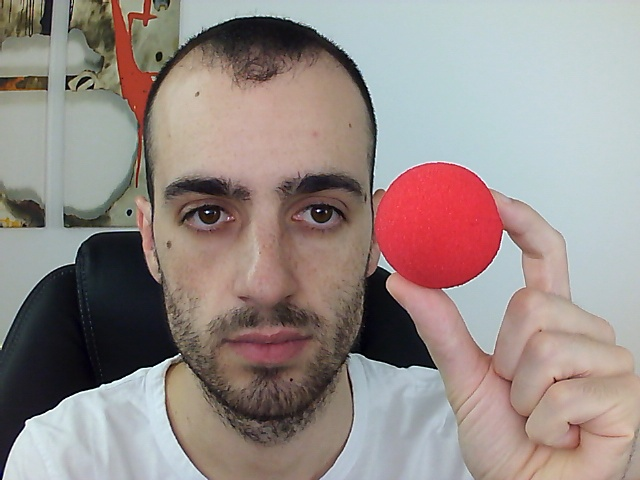
#> input picture course_object_detection/module-1/9-hsv-detect-colorspace/red_ball.jpg, 640 x 480 px
$ python 'detect single color objects from an image.py'
#> lines starting #> are read from the running program, lines starting #| are printed output that depends on the picture; after the words box and inside, x2 and y2 are one past the last pixel; in counts of white or black regions, pixels touching at a corner belong together
import cv2
import numpy as np

# Load image
img = cv2.imread("red_ball.jpg")
#> img is the input picture: shape (480, 640, 3); mean B, G, R 136.1, 139.9, 151.6

# Convert image to HSV
hsv_img = cv2.cvtColor(img, cv2.COLOR_BGR2HSV)
#> hsv_img: shape (480, 640, 3); mean H, S, V 63.5, 53.8, 159.1

# Create mask for red color
low_red = np.array([148, 81, 0])
high_red = np.array([179, 255, 255])
mask = cv2.inRange(hsv_img, low_red, high_red)
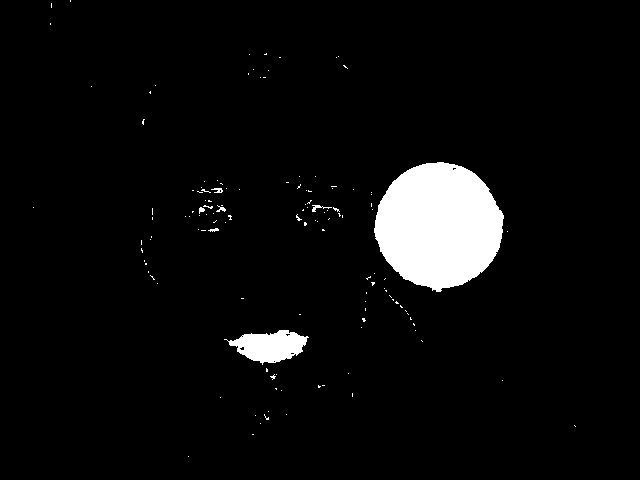
#> mask: shape (480, 640); 4.9% white; 132 white regions (125 under 20 px)

# Find Contours
contours, _ = cv2.findContours(mask, cv2.RETR_TREE, cv2.CHAIN_APPROX_SIMPLE)
#> contours = 139 contours, 135 with area under 20; largest, box (x1, y1, x2, y2) and area: (374, 162, 504, 292) 12389, (224, 330, 309, 365) 1658, (312, 205, 332, 212) 22, (211, 188, 223, 193) 21
for cnt in contours:
    area = cv2.contourArea(cnt)

    if area > 2000: # this useful so only area countour more than 2000 aja yang di draw
        print(area)
        cv2.drawContours(img, [cnt], -1, (0, 255, 0), 3)
#> this loop made 139 passes
#> area on passes 22, 120: 1657.5, 12389
#| 12389.0
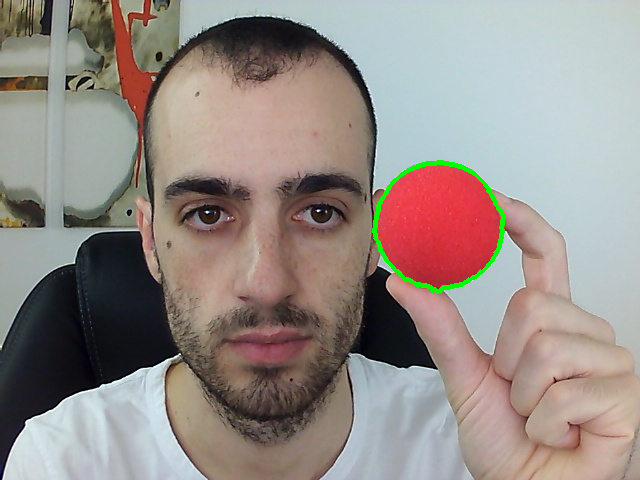
#> img: shape (480, 640, 3); 0.59% of pixels changed, all inside (x1, y1, x2, y2) = (372, 160, 506, 294)

cv2.imshow("Mask", mask)
cv2.imshow("Image", img)
cv2.waitKey(0)
